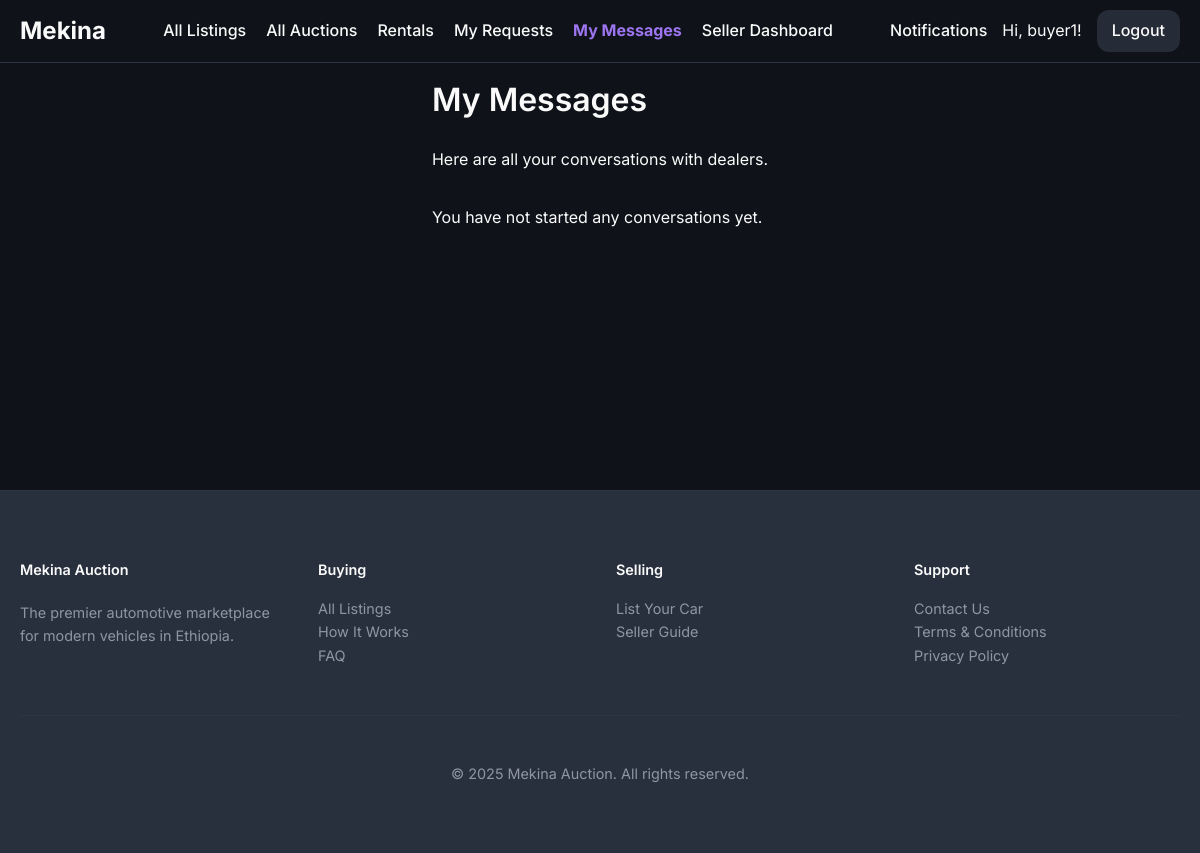
The page /my-messages (signed in) on the database as committed earlier.
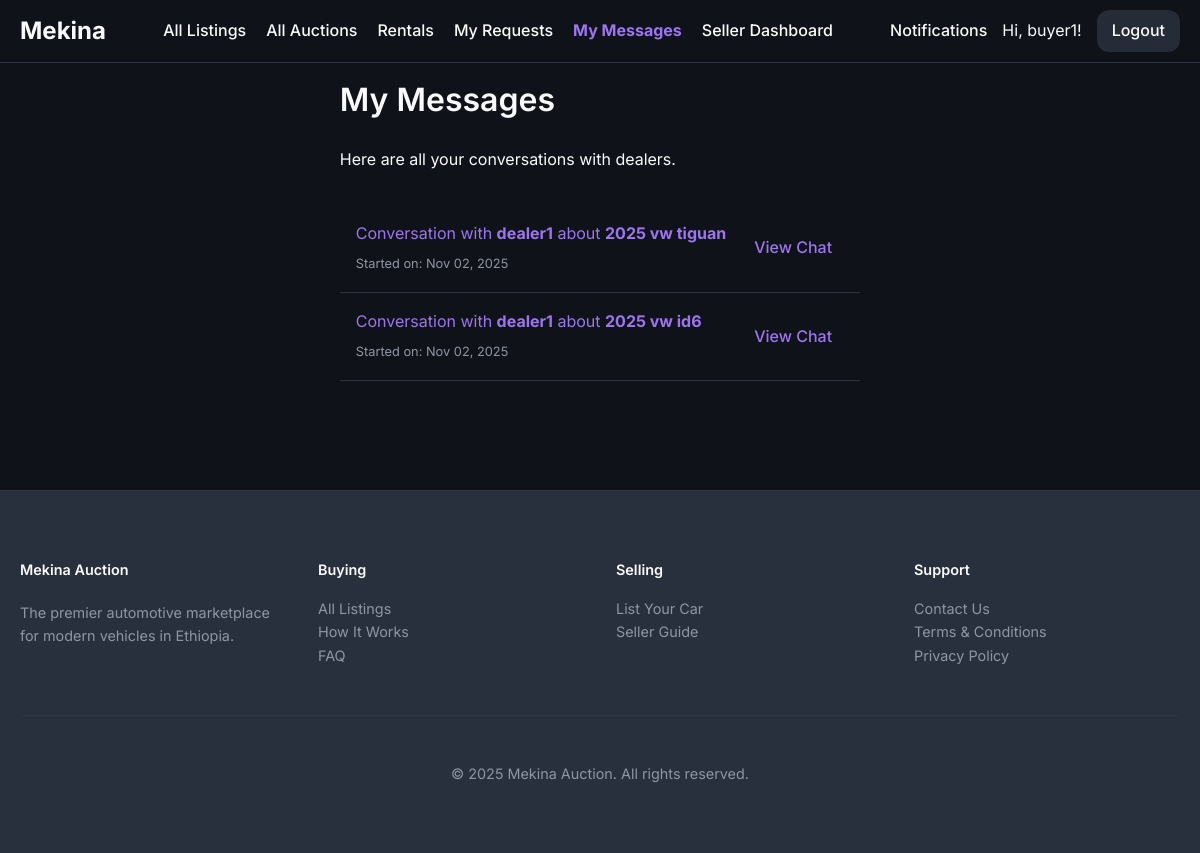
The same page on the database as committed later.
### models/user.py (models this page shows, shortened)
class User(UserMixin, db.Model):
    id = db.Column(db.Integer, primary_key=True)
    username = db.Column(db.String(64), index=True, unique=True, nullable=False)
    email = db.Column(db.String(120), index=True, unique=True, nullable=False)
    phone_number = db.Column(db.String(20), nullable=True)
    password_hash = db.Column(db.String(128))
    is_admin = db.Column(db.Boolean, default=False)
    is_dealer = db.Column(db.Boolean, default=False)
    is_rental_company = db.Column(db.Boolean, default=False)
    points = db.Column(db.Integer, nullable=False, default=5) # Points for dealers to bid
    cars = db.relationship('Car', backref='owner', lazy='dynamic')
    bids = db.relationship('Bid', backref='bidder', lazy='dynamic')
    dealer_bids = db.relationship('DealerBid', backref='dealer', lazy='dynamic')
    car_requests = db.relationship('CarRequest', backref='customer', lazy='dynamic')

### models/conversation.py (models this page shows, shortened)
class Conversation(db.Model):
    __tablename__ = 'conversations'
    id = db.Column(db.Integer, primary_key=True)
    is_unlocked = db.Column(db.Boolean, nullable=False, default=False) # Tracks if dealer paid to unlock
    created_at = db.Column(db.DateTime, nullable=False, default=datetime.utcnow)
    car_id = db.Column(db.Integer, db.ForeignKey('car.id'), nullable=False)
    buyer_id = db.Column(db.Integer, db.ForeignKey('user.id'), nullable=False)
    dealer_id = db.Column(db.Integer, db.ForeignKey('user.id'), nullable=False)
    car = db.relationship('Car', backref='conversations')
    buyer = db.relationship('User', foreign_keys=[buyer_id])
    dealer = db.relationship('User', foreign_keys=[dealer_id])

### models/car.py (models this page shows, shortened)
class Car(db.Model):
    id = db.Column(db.Integer, primary_key=True)
    make = db.Column(db.String(64), nullable=False)
    model = db.Column(db.String(64), nullable=False)
    year = db.Column(db.Integer, nullable=False)
    description = db.Column(db.Text, nullable=True)
    owner_id = db.Column(db.Integer, db.ForeignKey('user.id'), nullable=False)
    service_history_url = db.Column(db.String(200), nullable=True)
    inspection_report_url = db.Column(db.String(200), nullable=True)
    is_approved = db.Column(db.Boolean, default=False, nullable=False)
    is_active = db.Column(db.Boolean, default=True, nullable=False)
    is_featured = db.Column(db.Boolean, default=False, nullable=False)
    transmission = db.Column(db.String(50))
    drivetrain = db.Column(db.String(50))
    mileage = db.Column(db.Integer)
    fuel_type = db.Column(db.String(50))
    condition = db.Column(db.String(50)) # e.g., New, Used
    body_type = db.Column(db.String(50), nullable=True) # e.g., SUV, Sedan
    listing_type = db.Column(db.String(50), default='auction', nullable=False) # 'auction', 'sale', 'rental'
    fixed_price = db.Column(db.Float, nullable=True) # For 'sale' listing_type
    auction = db.relationship('Auction', backref='car', uselist=False, cascade="all, delete-orphan")
    rental_listing = db.relationship('RentalListing', backref='car', uselist=False, cascade="all, delete-orphan")
    images = db.relationship('CarImage', backref='car', lazy=True, cascade="all, delete-orphan") # One-to-many relationship with CarImage
    equipment = db.relationship('Equipment', secondary=car_equipment_association, lazy='subquery', backref=db.backref('cars', lazy=True))

### routes/main.py (the view)
@main_bp.route('/my-messages')
@login_required
def my_messages():
    conversations = Conversation.query.filter_by(buyer_id=current_user.id).order_by(Conversation.created_at.desc()).all()
    return render_template('buyer_messages.html', conversations=conversations)

### templates/buyer_messages.html (shortened to what this page needs)
{% extends "base.html" %}
{% block content %}
    <h1>My Messages</h1>
    <p>Here are all your conversations with dealers.</p>
    <div class="notification-list">
        {% if conversations %}
            {% for conv in conversations %}
                <a href="{{ url_for('main.view_buyer_conversation', conversation_id=conv.id) }}" class="notification-item-link">
                    <div class="notification-item">
                        <div class="notification-content">
                            <p>
                                Conversation with <strong>{{ conv.dealer.username }}</strong>
                                about <strong>{{ conv.car.year }} {{ conv.car.make }} {{ conv.car.model }}</strong>
                            </p>
                            <small class="notification-time">Started on: {{ conv.created_at.strftime('%b %d, %Y') }}</small>
                        </div>
                        <div class="notification-action">
                            <span class="btn">View Chat</span>
                        </div>
                    </div>
                </a>
            {% endfor %}
        {% else %}
            <p>You have not started any conversations yet.</p>
        {% endif %}
    </div>
{% endblock %}

### templates/base.html (shortened to what this page needs)
<!DOCTYPE html>
<html lang="en">
<head>
    <link rel="stylesheet" href="{{ url_for('static', filename='css/style.css') }}">
</head>
<body>
    <nav>
        <a href="{{ url_for('main.home') }}" class="nav-brand">Mekina</a>
        <div class="nav-menu" id="nav-menu">
            <ul>
                {% if current_user.is_authenticated and current_user.is_admin %}
                    <li><a href="{{ url_for('admin.dashboard') }}" class="{{ 'active' if request.endpoint == 'admin.dashboard' }}">Dashboard</a></li>
                    <li><a href="{{ url_for('admin.rental_management') }}" class="{{ 'active' if request.endpoint == 'admin.rental_management' }}">Manage Rentals</a></li>
                    <li><a href="{{ url_for('admin.user_management') }}" class="{{ 'active' if request.endpoint == 'admin.user_management' }}">Users</a></li>
                    <li><a href="{{ url_for('auctions.list_auctions') }}" class="{{ 'active' if request.endpoint == 'auctions.list_auctions' }}">Manage Listings</a></li>
                {% elif current_user.is_authenticated and current_user.is_rental_company %}
                    <li><a href="{{ url_for('rentals.dashboard') }}" class="{{ 'active' if request.endpoint == 'rentals.dashboard' }}">Rental Dashboard</a></li>
                {% elif current_user.is_authenticated %}
                    <li><a href="{{ url_for('main.all_listings') }}" class="{{ 'active' if request.endpoint == 'main.all_listings' }}">All Listings</a></li>
                    <li><a href="{{ url_for('auctions.list_auctions') }}" class="{{ 'active' if request.endpoint == 'auctions.list_auctions' }}">All Auctions</a></li>
                    <li><a href="{{ url_for('rentals.list_rentals') }}" class="{{ 'active' if request.endpoint == 'rentals.list_rentals' }}">Rentals</a></li>
                    {% if not current_user.is_dealer %}
                    <li><a href="{{ url_for('request.my_requests') }}" class="{{ 'active' if request.endpoint == 'request.my_requests' }}">My Requests</a></li>
                    <li><a href="{{ url_for('main.my_messages') }}" class="{{ 'active' if 'my_messages' in request.endpoint or 'view_buyer_conversation' in request.endpoint }}">My Messages</a></li>
                    {% endif %}
                    {% if not current_user.is_dealer %}
                        <li><a href="{{ url_for('seller.dashboard') }}" class="{{ 'active' if request.endpoint == 'seller.dashboard' }}">Seller Dashboard</a></li>
                    {% endif %}
                {% endif %}
            </ul>
            <div class="nav-right">
                {% if current_user.is_authenticated %}
                    <a href="{{ url_for('main.notifications') }}" class="desktop-notification-link notification-bell-link">
                        Notifications
                    </a>
                    <span class="desktop-username">Hi, {{ current_user.username }}!</span>
                    <a href="{{ url_for('auth.logout') }}" class="nav-button">Logout</a>
                {% else %}
                    <a href="{{ url_for('auth.login') }}" class="nav-button">Login</a>
                    <a href="{{ url_for('auth.register') }}" class="nav-button">Register</a>
                {% endif %}
            </div>
        </div>
    </nav>
    <main class="container">
        {% block content %}{% endblock %}
    </main>
    <footer class="site-footer">
        <div class="container">
            <div class="footer-grid">
                <div class="footer-brand">
                    <h4>Mekina Auction</h4>
                    <p>
                        The premier automotive marketplace for modern vehicles in Ethiopia.
                    </p>
                </div>
                <div class="footer-links">
                    <h4>Buying</h4>
                    <ul>
                        <li><a href="{{ url_for('main.all_listings') }}">All Listings</a></li>
                        <li><a href="{{ url_for('main.how_it_works') }}">How It Works</a></li>
                        <li><a href="#">FAQ</a></li>
                    </ul>
                </div>
                <div class="footer-links">
                    <h4>Selling</h4>
                    <ul>
                        <li><a href="{{ url_for('seller.submit_car') }}">List Your Car</a></li>
                        <li><a href="#">Seller Guide</a></li>
                    </ul>
                </div>
                <div class="footer-links">
                    <h4>Support</h4>
                    <ul>
                        <li><a href="#">Contact Us</a></li>
                        <li><a href="#">Terms & Conditions</a></li>
                        <li><a href="#">Privacy Policy</a></li>
                    </ul>
                </div>
            </div>
            <div class="footer-bottom">
                <p>&copy; {{ now.year }} Mekina Auction. All rights reserved.</p>
            </div>
        </div>
    </footer>
</body>
</html>

### static/css/style.css (style rules this page uses)
:root { --background: 220 25% 8%; --foreground: 0 0% 98%; --card: 220 20% 13%; --card-foreground: 0 0% 95%; --popover: 220 20% 13%; --popover-foreground: 0 0% 95%; --primary: 38 92% 50%; --primary-foreground: 220 70% 12%; --secondary: 220 20% 20%; --secondary-foreground: 0 0% 95%; --muted: 220 20% 18%; --muted-foreground: 220 10% 60%; --accent: 260 80% 70%; --accent-foreground: 0 0% 100%; --destructive: 0 62.8% 30.6%; --destructive-foreground: 0 0% 100%; --border: 220 20% 22%; --input: 220 20% 20%; --ring: 260 80% 70%; --radius: 0.75rem; --success: 142 76% 36%; --warning: 38 92% 50%; --info: 220 20% 18%; --gradient-primary: linear-gradient(135deg, hsl(220 20% 12%), hsl(220 20% 18%)); --gradient-accent: linear-gradient(135deg, hsl(260 80% 70%), hsl(260 70% 60%)); --shadow-card: 0 4px 6px -1px hsl(0 0% 0% / 0.3), 0 2px 4px -1px hsl(0 0% 0% / 0.2); --shadow-elevated: 0 10px 15px -3px hsl(0 0% 0% / 0.3), 0 4px 6px -2px hsl(0 0% 0% / 0.2); }
body { font-family: 'Inter', sans-serif; background-color: hsl(var(--background)); color: hsl(var(--foreground)); margin: 0; line-height: 1.6; display: flex; flex-direction: column; min-height: 100vh; padding-top: 53px; }
.container { max-width: 1200px; margin: 0 auto 20px auto; padding: 0 20px; }
h1, h2, h3, h4, h5, h6 { font-weight: 600; }
main { flex-grow: 1; }
a { color: hsl(var(--accent)); text-decoration: none; }
nav { position: fixed; top: 0; left: 0; right: 0; z-index: 100; background-color: hsl(var(--background)); border-bottom: 1px solid hsl(var(--border)); padding: 10px 20px; display: flex; justify-content: space-between; align-items: center; }
.nav-brand { font-size: 1.5rem; font-weight: 700; color: hsl(var(--foreground)); text-decoration: none; }
nav ul { list-style: none; margin: 0; padding: 0; display: flex; gap: 20px; }
nav a { color: hsl(var(--foreground)); font-weight: 500; }
nav a.active { color: hsl(var(--accent)); font-weight: 700; }
.nav-right { display: flex; align-items: center; gap: 15px; }
.desktop-notification-link { display: inline-block; }
.nav-button { background-color: hsl(var(--info)); color: hsl(var(--foreground)); padding: 8px 15px; border-radius: var(--radius); font-weight: 500; }
.nav-menu { flex-grow: 1; display: contents; }
.site-footer { background-color: hsl(var(--secondary)); border-top: 1px solid hsl(var(--border)); padding: 3rem 0; font-size: 0.9rem; }
.footer-grid { display: grid; grid-template-columns: repeat(4, 1fr); gap: 2rem; }
.footer-brand p { color: hsl(var(--muted-foreground)); margin-top: 1rem; }
.footer-links h4 { margin-bottom: 1rem; font-weight: 600; }
.footer-links ul { list-style: none; padding: 0; margin: 0; space-y: 0.5rem; }
.footer-links a { color: hsl(var(--muted-foreground)); }
.footer-bottom { margin-top: 3rem; padding-top: 2rem; border-top: 1px solid hsl(var(--border)); text-align: center; color: hsl(var(--muted-foreground)); }
.btn, .button-group button, .button-group a { border: none; padding: 8px 12px; border-radius: var(--radius); cursor: pointer; font-weight: 500; text-decoration: none; display: inline-block; text-align: center; }
.notification-list { margin-top: 2rem; }
.notification-item { display: flex; align-items: center; justify-content: space-between; gap: 1rem; padding: 1rem; border-bottom: 1px solid hsl(var(--border)); transition: background-color 0.2s; }
.notification-content { flex-grow: 1; }
.notification-content p { margin: 0 0 0.25rem 0; }
.notification-time { font-size: 0.8em; color: hsl(var(--muted-foreground)); }
.notification-action { flex-shrink: 0; }

Rows that differ between the two databases and show on the page:
added Conversation: dealer.username "dealer1", car.year "2025", car.make "vw", car.model "tiguan", created_at "Nov 02, 2025"
added Conversation: dealer.username "dealer1", car.year "2025", car.make "vw", car.model "id6", created_at "Nov 02, 2025"
Other text that changed with them:
text no longer shown: "You have not started any conversations yet."
